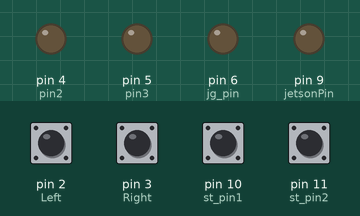
This program was run on a simulated Arduino Nano, built with avr-gcc and run on an emulated ATmega328P. On the bench: output pins drawn as LEDs (lit = HIGH). The inputs (shaded band) are chosen by the test bench; at power-on: pin 10 (st_pin1), pin 11 (st_pin2) HIGH, pin 2 (Left), pin 3 (Right) LOW. What the program prints to the serial monitor is not drawn.

Above: at 1.2 s.
1.3 s: pin 3 (Right) pulled HIGH for 0.15 s
At 2.6 s:
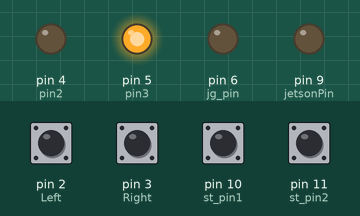
3.8 s: pin 10 (st_pin1) pulled LOW for 0.15 s
At 5.3 s:
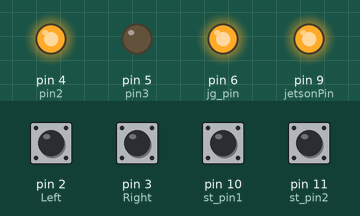
5.6 s: pin 2 (Left) pulled HIGH for 0.15 s
At 6.5 s:
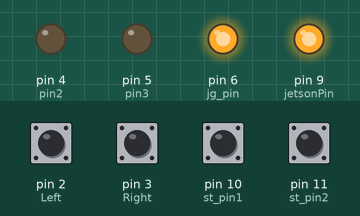
7.2 s: pin 3 (Right) pulled HIGH for 1 s
At 8.5 s:
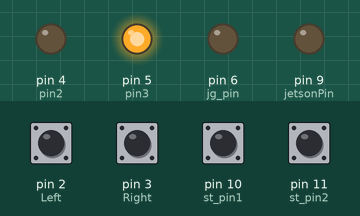
9.7 s: pin 2 (Left) pulled HIGH for 1 s
At 11.0 s:
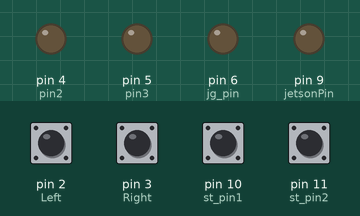
Timing chart, 0 to 12.7 s (numbered marks = the images above; inputs shaded):
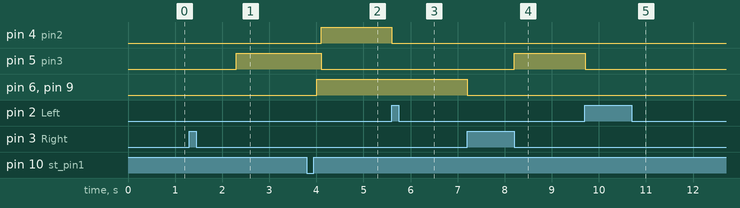

The program:

main.cpp
```cpp
#include <Arduino.h>

const int time = 15;  //每次正反转的时间

const int pin2 = 4;  //pin 4、5 为电机1路信号引脚
const int pin3 = 5;

const int jg_pin = 6;   //激光发射头引脚
const int jetsonPin = 9; //控制jetson继电器
const int st_pin1 = 10;  // 左激光测距引脚
const int st_pin2 = 11;  // 右激光测距引脚

const int Left = 2; //左红外对射中断引脚
const int Right = 3; //右红外对射中断引脚


unsigned long xzTime1; // 旋转开始时的毫秒值时间
unsigned long xzTime2; // 旋转结束的时间
unsigned long t;    // 当前时间
int xzFlag = 1;  //0 停止 1 准备好 2正转 3 反转 20 正转中 30 反转中
int flagTemp1=1,flagTemp2=0 ;   // 中断程序中临时保存xzFlag
int st1,st2;

// git master测试
void clearSerialCache(){  //清空Serial缓存
    while (Serial.available())
    {
        Serial.read();
    }

}
void istop(){ //舵机停止
 Serial.println("stop");
//  digitalWrite(pin2,HIGH);
//  digitalWrite(pin3,HIGH);
//  delay(500);
 digitalWrite(pin2,LOW);
 digitalWrite(pin3,LOW);
 delay(1000);
//  Serial.println("stop2");
//  xzFlag = 1;
//  Serial.println("stop");
}

void cw(int second){  //顺时针旋转5s停止2s

    Serial.println("cw start");
    digitalWrite(pin2,HIGH);
    digitalWrite(pin3,LOW);
    xzTime1 = millis();
    xzTime2 = xzTime1 + second*1000;
    xzFlag = 20;
}

void ac(int second){  //逆时针旋转5s停止2s
    // Serial.println("ac start");
    digitalWrite(pin2,LOW);
    digitalWrite(pin3,HIGH);
    xzTime1 = millis();
    xzTime2 = xzTime1 + second*1000;
    xzFlag = 30;
}

void jetsonBegin(){
    digitalWrite(jetsonPin,HIGH);
    digitalWrite(jg_pin,HIGH);
    // digitalWrite(jg_pin,LOW);  //该继电器低电平触发
}

void jetsonEnd(){
    digitalWrite(jetsonPin,LOW);
    digitalWrite(jg_pin,LOW);
    // digitalWrite(jg_pin,HIGH);
}

void blinkLeft(){
    int newFlagTemp1 = digitalRead(Left);
    // Serial.print("newFlagTemp1");
    // Serial.println(newFlagTemp1);
    if (newFlagTemp1==1 && flagTemp1 == 0)
    {
        istop();
        xzFlag=1;
        Serial.println("Left");
    }
    flagTemp1 = newFlagTemp1;

}

void blinkRight(){
    int newFlagTemp2 = digitalRead(Right);
    // Serial.print("newFlagTemp2");
    // Serial.println(newFlagTemp2);
    if (newFlagTemp2==1 && flagTemp2 == 0)
    {
        jetsonEnd();
        istop();
        // if(xzFlag == 30){
        //     xzFlag = 2;
        // }else if(xzFlag == 20){
        //     xzFlag = 3;
        // }
        xzFlag = 3;
        Serial.println("right");
    }
    flagTemp2 = newFlagTemp2;
}

void inspectLoop(){
    // Serial.print("LoopxzFlag:");
    // Serial.println(xzFlag);
    blinkLeft();
    blinkRight();
    if(xzFlag == 1) return;
    if (xzFlag == 0){
        istop();
        xzFlag = 1;
    }else if (xzFlag == 2)
    {
        cw(time);
    }else if (xzFlag == 3)
    {
        ac(time);
    }else if(xzFlag == 20){
        Serial.println("正转run..");
        // if (millis() >= xzTime2){
        //     istop();
        //     xzFlag=3;
        // }
    }else if (xzFlag == 30){
        Serial.println("反转run..");
        // if (millis() >= xzTime2){
        //     istop();
        //     xzFlag=1;
        // }
    }


    // delay(500);

}

void setup() {
  // 初始化串口
  Serial.begin(115200);

  pinMode(pin2,OUTPUT);
  pinMode(pin3,OUTPUT);

  pinMode(jetsonPin,OUTPUT);
  pinMode(jg_pin,OUTPUT);

  pinMode(st_pin1,INPUT_PULLUP);
  pinMode(st_pin2,INPUT_PULLUP);
  pinMode(Left,INPUT);
  pinMode(Right,INPUT);
//   digitalWrite(jg_pin,HIGH);  //激光继电器低电平触发
  digitalWrite(jetsonPin,LOW);
//   pinMode(interruptPin1,INPUT_PULLUP);
//   pinMode(interruptPin2,INPUT_PULLUP);
//   attachInterrupt(digitalPinToInterrupt(interruptPin1),blinkLeft,RISING); //设置中断
//   attachInterrupt(digitalPinToInterrupt(interruptPin2),blinkRight,RISING); //设置中断
  Serial.println("init OK");
}

void loop() {

    // digitalWrite(jg_pin,HIGH);
    // Serial.println(digitalRead(jg_pin));
    // delay(2000);

    // digitalWrite(jg_pin,LOW);
    // Serial.println(digitalRead(jg_pin));
    // delay(2000);


    inspectLoop();
    int newst1 = digitalRead(st_pin1);
    int newst2 = digitalRead(st_pin2);
    if ( (newst1 == 1) && (st1 == 0) && (st2 == 1) ){
        xzFlag = 2;
        jetsonBegin();
        Serial.println("jetsonBegin");
    }
    st1 = newst1;
    st2 = newst2;
    delay(100);
}
```

Measured:
- after the input at 1.3 s, pin 5 (pin3): LOW → HIGH after 1.0 s
- after the input at 3.8 s, pin 4 (pin2): LOW → HIGH after 0.30 s; pin 5 (pin3): HIGH → LOW after 0.30 s; pin 6 (jg_pin), pin 9 (jetsonPin): LOW → HIGH after 0.20 s
- after the input at 5.6 s, pin 4 (pin2): HIGH → LOW at once
- after the input at 7.2 s, pin 5 (pin3): LOW → HIGH after 1.0 s; pin 6 (jg_pin), pin 9 (jetsonPin): HIGH → LOW at once
- after the input at 9.7 s, pin 5 (pin3): HIGH → LOW at once
